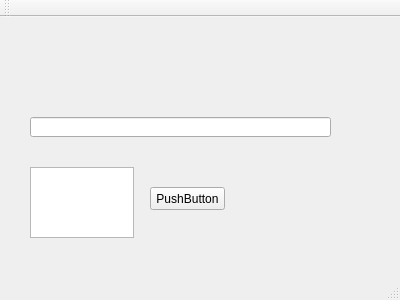
<?xml version="1.0" encoding="UTF-8"?>
<ui version="4.0">
 <class>MainWindow</class>
 <widget class="QMainWindow" name="MainWindow">
  <property name="geometry">
   <rect>
    <x>0</x>
    <y>0</y>
    <width>400</width>
    <height>300</height>
   </rect>
  </property>
  <property name="windowTitle">
   <string>MainWindow</string>
  </property>
  <widget class="QWidget" name="centralWidget">
   <widget class="QLineEdit" name="lineEdit">
    <property name="geometry">
     <rect>
      <x>30</x>
      <y>100</y>
      <width>301</width>
      <height>20</height>
     </rect>
    </property>
   </widget>
   <widget class="QPushButton" name="pushButton">
    <property name="geometry">
     <rect>
      <x>150</x>
      <y>170</y>
      <width>75</width>
      <height>23</height>
     </rect>
    </property>
    <property name="text">
     <string>PushButton</string>
    </property>
   </widget>
   <widget class="QTextEdit" name="textEdit">
    <property name="geometry">
     <rect>
      <x>30</x>
      <y>150</y>
      <width>104</width>
      <height>71</height>
     </rect>
    </property>
   </widget>
  </widget>
  <widget class="QMenuBar" name="menuBar">
   <property name="geometry">
    <rect>
     <x>0</x>
     <y>0</y>
     <width>400</width>
     <height>21</height>
    </rect>
   </property>
  </widget>
  <widget class="QToolBar" name="mainToolBar">
   <attribute name="toolBarArea">
    <enum>TopToolBarArea</enum>
   </attribute>
   <attribute name="toolBarBreak">
    <bool>false</bool>
   </attribute>
  </widget>
  <widget class="QStatusBar" name="statusBar"/>
 </widget>
 <layoutdefault spacing="6" margin="11"/>
 <resources/>
 <connections/>
</ui>
